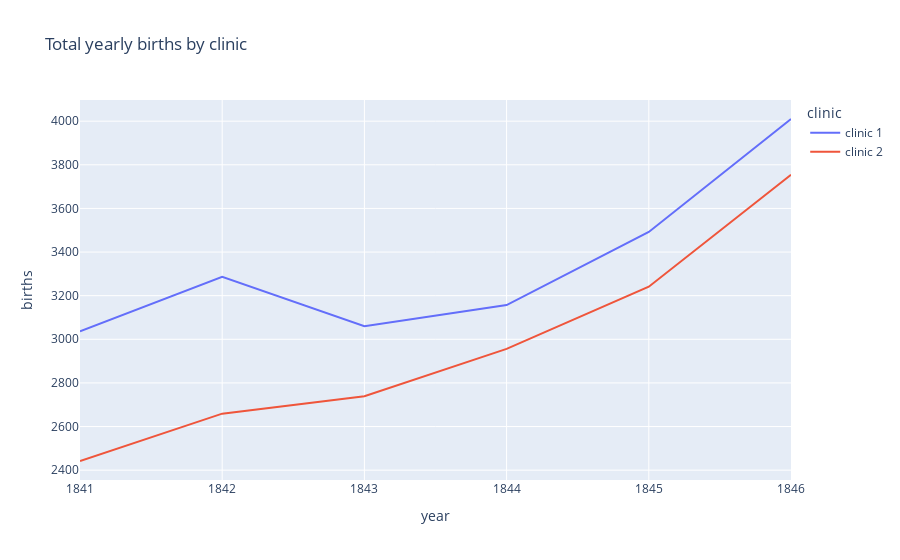

This figure's notebook cell:
### Markdown cell above
Something happened after 1847. The total number of deaths seems to have dropped, despite an increasing number of births.

### Code cell
line_chart = px.line(df_yearly,
                     x='year',
                     y='births',
                     color = 'clinic',
                     title = 'Total yearly births by clinic'
                     )



line_chart.show()

### Figure 1 — Plotly figure (JSON) as saved in the notebook; plotly's stock layout.template omitted (floating-point values rounded to 4 significant figures)
{"data": [{"hovertemplate": "clinic=clinic 1<br>year=%{x}<br>births=%{y}<extra></extra>", "legendgroup": "clinic 1", "line": {"color": "#636efa", "dash": "solid"}, "marker": {"symbol": "circle"}, "mode": "lines", "name": "clinic 1", "orientation": "v", "showlegend": true, "type": "scatter", "x": [1841, 1842, 1843, 1844, 1845, 1846], "xaxis": "x", "y": [3036, 3287, 3060, 3157, 3492, 4010], "yaxis": "y"}, {"hovertemplate": "clinic=clinic 2<br>year=%{x}<br>births=%{y}<extra></extra>", "legendgroup": "clinic 2", "line": {"color": "#EF553B", "dash": "solid"}, "marker": {"symbol": "circle"}, "mode": "lines", "name": "clinic 2", "orientation": "v", "showlegend": true, "type": "scatter", "x": [1841, 1842, 1843, 1844, 1845, 1846], "xaxis": "x", "y": [2442, 2659, 2739, 2956, 3241, 3754], "yaxis": "y"}], "layout": {"legend": {"title": {"text": "clinic"}, "tracegroupgap": 0}, "title": {"text": "Total yearly births by clinic"}, "xaxis": {"anchor": "y", "domain": [0, 1], "title": {"text": "year"}}, "yaxis": {"anchor": "x", "domain": [0, 1], "title": {"text": "births"}}}}
